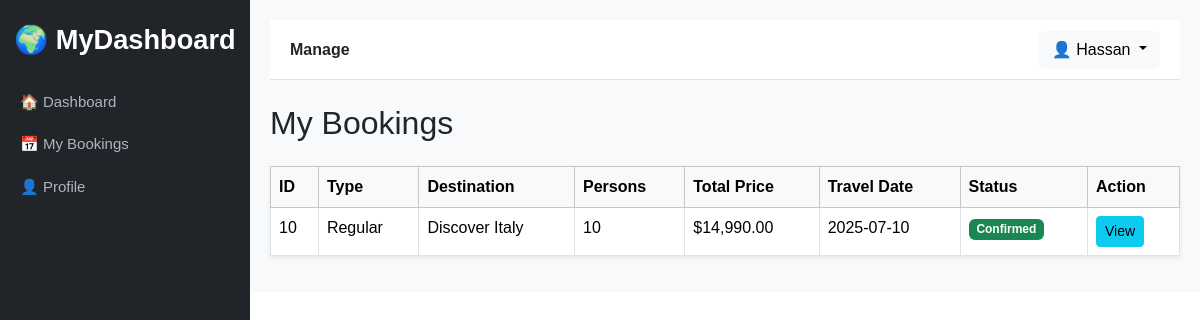
/user/bookings/manage (signed in), run on an earlier commit of the app's database.
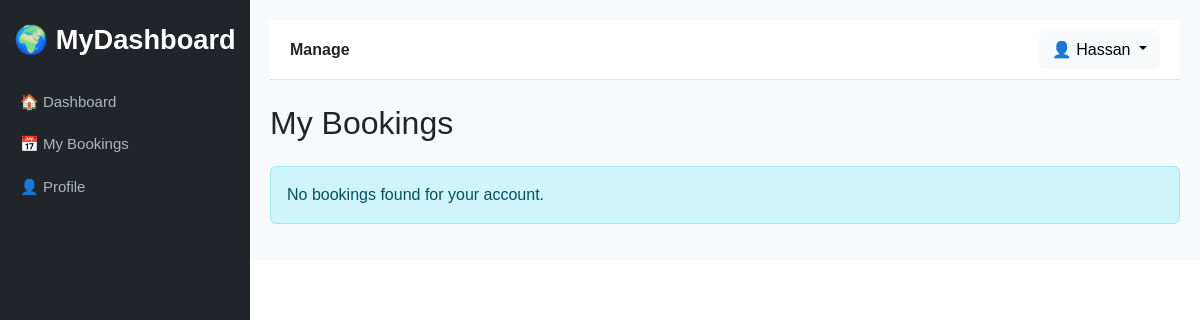
And on a later commit of the database.
### tables this page shows
CREATE TABLE IF NOT EXISTS `bookings` (
  `id` int NOT NULL AUTO_INCREMENT,
  `user_id` int DEFAULT NULL,
  `destination_slug` varchar(255) DEFAULT NULL,
  `destination_title` varchar(255) NOT NULL,
  `phone` varchar(20) NOT NULL,
  `travel_date` date NOT NULL,
  `persons` int NOT NULL,
  `amount` decimal(10,2) NOT NULL DEFAULT '0.00',
  `total_price` decimal(10,2) NOT NULL DEFAULT '0.00',
  `message` text,
  `status` enum('Pending','Confirmed','Cancelled') DEFAULT 'Pending',
  `reason` varchar(255) DEFAULT NULL,
  `created_at` timestamp NULL DEFAULT CURRENT_TIMESTAMP,
  `guest_id` int DEFAULT NULL,
  `agent_message` text,
  `source` enum('site','chatbot','agent') DEFAULT 'site',
  `channel` enum('book_now','talk_to_agent') DEFAULT 'book_now',
  PRIMARY KEY (`id`),
  KEY `user_id` (`user_id`),
  KEY `destination_slug` (`destination_slug`),
  KEY `fk_guest` (`guest_id`)
);

CREATE TABLE IF NOT EXISTS `destinations` (
  `id` int NOT NULL AUTO_INCREMENT,
  `slug` varchar(255) NOT NULL,
  `title` varchar(255) NOT NULL,
  `description` text NOT NULL,
  `second_title` varchar(255) DEFAULT NULL,
  `second_description` text,
  `features` blob NOT NULL,
  `banner_image` varchar(255) DEFAULT NULL,
  `background_image` varchar(255) DEFAULT NULL,
  `duration` int NOT NULL,
  `price` decimal(10,2) NOT NULL,
  `created_at` timestamp NULL DEFAULT CURRENT_TIMESTAMP,
  PRIMARY KEY (`id`),
  UNIQUE KEY `slug` (`slug`),
  UNIQUE KEY `slug_2` (`slug`),
  UNIQUE KEY `slug_3` (`slug`),
  UNIQUE KEY `slug_4` (`slug`),
  UNIQUE KEY `slug_5` (`slug`),
  UNIQUE KEY `slug_6` (`slug`),
  UNIQUE KEY `slug_7` (`slug`),
  UNIQUE KEY `slug_8` (`slug`)
);

### index.php (called while the page is built, shortened)
<?php
$request = strtok($_GET['page'] ?? 'home', '?');
$path = "pages/$request.php";
$layout = 'layouts/main.php';
if (preg_match('/^admin\//', $request)) {
    require_once 'includes/auth_admin.php';
    $layout = 'layouts/admin.php';
} elseif (preg_match('/^user\//', $request)) {
    $layout = 'layouts/admin.php';
} elseif (in_array($request, ['login', 'register'])) {
    require_once $path;
    exit;
}
require_once $layout;

### pages/user/bookings/manage.php (the view, shortened to what this page needs)
<?php
require_once 'config/db.php';
$userId = $_SESSION['user']['id'];
$bookings = [];
$stmt = $conn->prepare("SELECT bookings.*, users.name AS user_name, destinations.title AS destination_title, NULL AS custom_destination
                        FROM bookings
                        JOIN users ON bookings.user_id = users.id
                        JOIN destinations ON bookings.destination_slug = destinations.slug
                        WHERE bookings.user_id = ?
                        ORDER BY bookings.id DESC");
$stmt->bind_param("i", $userId);
$stmt->execute();
$result = $stmt->get_result();
while ($row = $result->fetch_assoc()) {
    $row['type'] = 'Regular';
    $bookings[] = $row;
}
?>
<div class="d-flex justify-content-between align-items-center mb-3">
    <h2>My Bookings</h2>
</div>
<?php if (count($bookings) > 0): ?>
    <table class="table table-bordered table-hover bg-white shadow-sm">
        <thead class="table-light">
            <tr>
                <th>ID</th>
                <th>Type</th>
                <th>Destination</th>
                <th>Persons</th>
                <th>Total Price</th>
                <th>Travel Date</th>
                <th>Status</th>
                <th>Action</th>
            </tr>
        </thead>
        <tbody>
            <?php foreach ($bookings as $row): ?>
                <tr>
                    <td><?= $row['id'] ?></td>
                    <td><?= $row['type'] ?></td>
                    <td><?= htmlspecialchars($row['type'] === 'Custom' ? $row['custom_destination'] : $row['destination_title']) ?></td>
                    <td><?= $row['type'] === 'Custom' ? $row['people'] : $row['persons'] ?></td>
                    <td>
                        <?= isset($row['total_price']) ? '$' . number_format($row['total_price'], 2) : 'N/A' ?>
                    </td>
                    <td><?= $row['travel_date'] ?></td>
                    <td>
                        <span class="badge bg-<?= $row['status'] === 'Confirmed' ? 'success' : ($row['status'] === 'Cancelled' ? 'danger' : 'warning') ?>">
                            <?= $row['status'] ?? 'Pending' ?>
                        </span>
                    </td>
                    <td>
                        <button class="btn btn-sm btn-info"
                            data-bs-toggle="modal"
                            data-bs-target="#viewModal"
                            data-id="<?= $row['id'] ?>"
                            data-type="<?= $row['type'] ?>"
                            data-destination="<?= htmlspecialchars($row['type'] === 'Custom' ? $row['custom_destination'] : $row['destination_title']) ?>"
                            data-persons="<?= $row['type'] === 'Custom' ? $row['people'] : $row['persons'] ?>"
                            data-price="<?= $row['total_price'] ?? '0' ?>"
                            data-date="<?= $row['travel_date'] ?>"
                            data-status="<?= $row['status'] ?? 'Pending' ?>"
                            data-reason="<?= $row['reason'] ?? '' ?>"
                            data-message="<?= $row['message'] ?? '' ?>">
                            View
                        </button>
                    </td>
                </tr>
            <?php endforeach; ?>
        </tbody>
    </table>
<?php else: ?>
    <div class="alert alert-info">No bookings found for your account.</div>
<?php endif; ?>

What changed in the data, as far as the page shows it:
removed bookings: id "10", type "Regular", destinations.title "Discover Italy", persons "10", total_price "14,990.00", travel_date "2025-07-10", status "Confirmed"
Also different on the page:
text no longer shown: "ID Type Destination Persons Total Price Travel Date Status Action"
text now shown: "No bookings found for your account."
